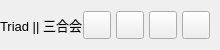
           <widget class="QFrame" name="contentTopBg">
            <property name="minimumSize">
             <size>
              <width>0</width>
              <height>50</height>
             </size>
            </property>
            <property name="maximumSize">
             <size>
              <width>16777215</width>
              <height>50</height>
             </size>
            </property>
            <property name="frameShape">
             <enum>QFrame::NoFrame</enum>
            </property>
            <property name="frameShadow">
             <enum>QFrame::Raised</enum>
            </property>
            <layout class="QHBoxLayout" name="horizontalLayout">
             <property name="spacing">
              <number>0</number>
             </property>
             <property name="leftMargin">
              <number>0</number>
             </property>
             <property name="topMargin">
              <number>0</number>
             </property>
             <property name="rightMargin">
              <number>10</number>
             </property>
             <property name="bottomMargin">
              <number>0</number>
             </property>
             <item>
              <widget class="QFrame" name="leftBox">
               <property name="sizePolicy">
                <sizepolicy hsizetype="Expanding" vsizetype="Preferred">
                 <horstretch>0</horstretch>
                 <verstretch>0</verstretch>
                </sizepolicy>
               </property>
               <property name="frameShape">
                <enum>QFrame::NoFrame</enum>
               </property>
               <property name="frameShadow">
                <enum>QFrame::Raised</enum>
               </property>
               <layout class="QHBoxLayout" name="horizontalLayout_3">
                <property name="spacing">
                 <number>0</number>
                </property>
                <property name="leftMargin">
                 <number>0</number>
                </property>
                <property name="topMargin">
                 <number>0</number>
                </property>
                <property name="rightMargin">
                 <number>0</number>
                </property>
                <property name="bottomMargin">
                 <number>0</number>
                </property>
                <item>
                 <widget class="QLabel" name="titleRightInfo">
                  <property name="sizePolicy">
                   <sizepolicy hsizetype="Preferred" vsizetype="Expanding">
                    <horstretch>0</horstretch>
                    <verstretch>0</verstretch>
                   </sizepolicy>
                  </property>
                  <property name="maximumSize">
                   <size>
                    <width>16777215</width>
                    <height>45</height>
                   </size>
                  </property>
                  <property name="font">
                   <font>
                    <family>Segoe UI</family>
                    <pointsize>10</pointsize>
                    <italic>false</italic>
                    <bold>false</bold>
                   </font>
                  </property>
                  <property name="text">
                   <string>Triad || 三合会</string>
                  </property>
                  <property name="alignment">
                   <set>Qt::AlignLeading|Qt::AlignLeft|Qt::AlignVCenter</set>
                  </property>
                 </widget>
                </item>
               </layout>
              </widget>
             </item>
             <item alignment="Qt::AlignRight">
              <widget class="QFrame" name="rightButtons">
               <property name="minimumSize">
                <size>
                 <width>0</width>
                 <height>28</height>
                </size>
               </property>
               <property name="frameShape">
                <enum>QFrame::NoFrame</enum>
               </property>
               <property name="frameShadow">
                <enum>QFrame::Raised</enum>
               </property>
               <layout class="QHBoxLayout" name="horizontalLayout_2">
                <property name="spacing">
                 <number>5</number>
                </property>
                <property name="leftMargin">
                 <number>0</number>
                </property>
                <property name="topMargin">
                 <number>0</number>
                </property>
                <property name="rightMargin">
                 <number>0</number>
                </property>
                <property name="bottomMargin">
                 <number>0</number>
                </property>
                <item>
                 <widget class="QPushButton" name="settingsTopBtn">
                  <property name="minimumSize">
                   <size>
                    <width>28</width>
                    <height>28</height>
                   </size>
                  </property>
                  <property name="maximumSize">
                   <size>
                    <width>28</width>
                    <height>28</height>
                   </size>
                  </property>
                  <property name="cursor">
                   <cursorShape>PointingHandCursor</cursorShape>
                  </property>
                  <property name="toolTip">
                   <string>Settings</string>
                  </property>
                  <property name="text">
                   <string/>
                  </property>
                  <property name="icon">
                   <iconset resource="resources.qrc">
                    <normaloff>:/icons/images/icons/icon_settings.png</normaloff>:/icons/images/icons/icon_settings.png</iconset>
                  </property>
                  <property name="iconSize">
                   <size>
                    <width>20</width>
                    <height>20</height>
                   </size>
                  </property>
                 </widget>
                </item>
                <item>
                 <widget class="QPushButton" name="minimizeAppBtn">
                  <property name="minimumSize">
                   <size>
                    <width>28</width>
                    <height>28</height>
                   </size>
                  </property>
                  <property name="maximumSize">
                   <size>
                    <width>28</width>
                    <height>28</height>
                   </size>
                  </property>
                  <property name="cursor">
                   <cursorShape>PointingHandCursor</cursorShape>
                  </property>
                  <property name="toolTip">
                   <string>Minimize</string>
                  </property>
                  <property name="text">
                   <string/>
                  </property>
                  <property name="icon">
                   <iconset resource="resources.qrc">
                    <normaloff>:/icons/images/icons/icon_minimize.png</normaloff>:/icons/images/icons/icon_minimize.png</iconset>
                  </property>
                  <property name="iconSize">
                   <size>
                    <width>20</width>
                    <height>20</height>
                   </size>
                  </property>
                 </widget>
                </item>
                <item>
                 <widget class="QPushButton" name="maximizeRestoreAppBtn">
                  <property name="minimumSize">
                   <size>
                    <width>28</width>
                    <height>28</height>
                   </size>
                  </property>
                  <property name="maximumSize">
                   <size>
                    <width>28</width>
                    <height>28</height>
                   </size>
                  </property>
                  <property name="font">
                   <font>
                    <family>Segoe UI</family>
                    <pointsize>10</pointsize>
                    <italic>false</italic>
                    <bold>false</bold>
                    <stylestrategy>PreferDefault</stylestrategy>
                   </font>
                  </property>
                  <property name="cursor">
                   <cursorShape>PointingHandCursor</cursorShape>
                  </property>
                  <property name="toolTip">
                   <string>Maximize</string>
                  </property>
                  <property name="text">
                   <string/>
                  </property>
                  <property name="icon">
                   <iconset resource="resources.qrc">
                    <normaloff>:/icons/images/icons/icon_maximize.png</normaloff>:/icons/images/icons/icon_maximize.png</iconset>
                  </property>
                  <property name="iconSize">
                   <size>
                    <width>20</width>
                    <height>20</height>
                   </size>
                  </property>
                 </widget>
                </item>
                <item>
                 <widget class="QPushButton" name="closeAppBtn">
                  <property name="minimumSize">
                   <size>
                    <width>28</width>
                    <height>28</height>
                   </size>
                  </property>
                  <property name="maximumSize">
                   <size>
                    <width>28</width>
                    <height>28</height>
                   </size>
                  </property>
                  <property name="cursor">
                   <cursorShape>PointingHandCursor</cursorShape>
                  </property>
                  <property name="toolTip">
                   <string>Close</string>
                  </property>
                  <property name="text">
                   <string/>
                  </property>
                  <property name="icon">
                   <iconset resource="resources.qrc">
                    <normaloff>:/icons/images/icons/icon_close.png</normaloff>:/icons/images/icons/icon_close.png</iconset>
                  </property>
                  <property name="iconSize">
                   <size>
                    <width>20</width>
                    <height>20</height>
                   </size>
                  </property>
                 </widget>
                </item>
               </layout>
              </widget>
             </item>
            </layout>
           </widget>
